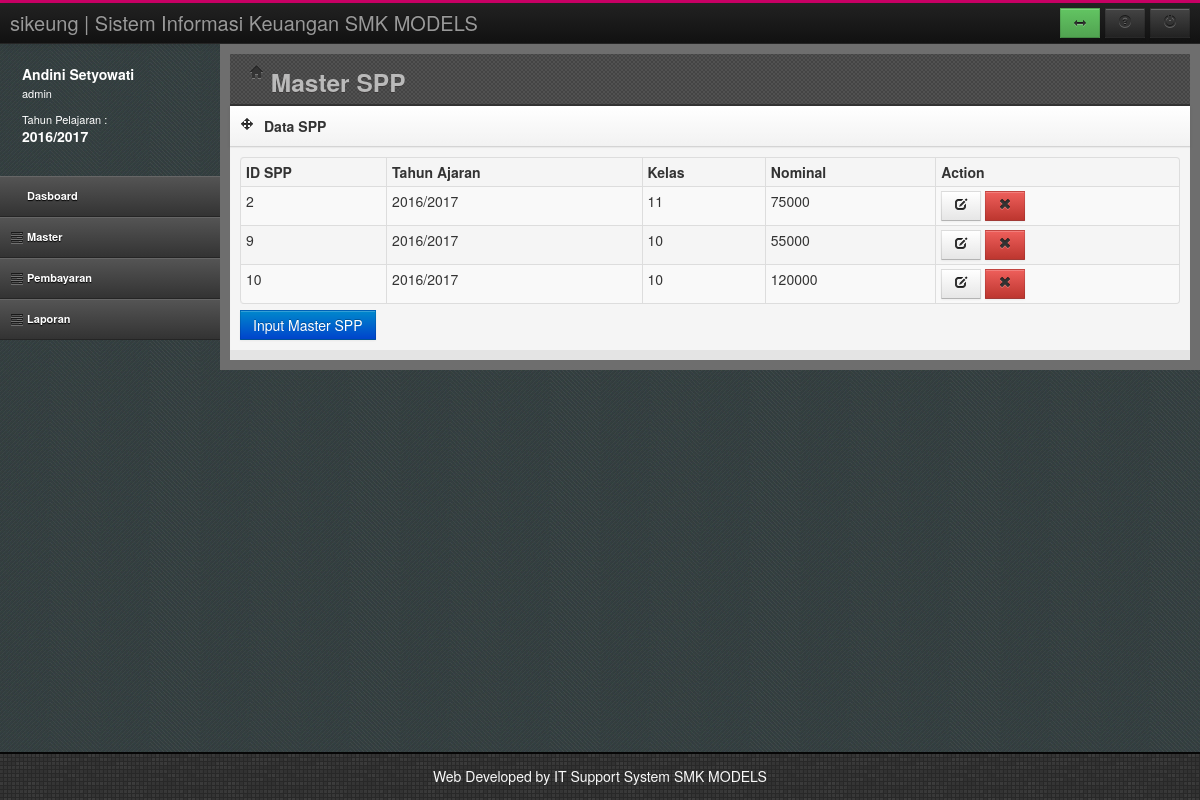
The app's page /index.php?page=spp (signed in) with its own data.
### tables this page shows
CREATE TABLE `tahunjar` (
  `TahunAkademik` varchar(20) NOT NULL,
  `Status` varchar(20) DEFAULT NULL,
  PRIMARY KEY (`TahunAkademik`)
);

CREATE TABLE `spp` (
  `kodespp` int(11) NOT NULL AUTO_INCREMENT,
  `TahunAjaran` varchar(40) DEFAULT NULL,
  `Kelas` varchar(11) DEFAULT NULL,
  `Nominal` int(11) DEFAULT NULL,
  PRIMARY KEY (`kodespp`)
);

### spp.php (the view, shortened to what this page needs)
<header class="head">
	<div class="main-bar">
		<h3><i class="icon-home"></i> Master SPP</h3>
	</div>
</header>
<div class="row-fluid">
	<div class="span12">
		<div class="box">
			<header>
				<div class="icons"><i class="icon-move"></i></div>
				<h5>Data SPP</h5>
			</header>
			<div id="collapse4" class="body">
				<table id="dataTable" class="table table-bordered table-condensed table-hover table-striped">
					<thead>
						<tr>
							<th>ID SPP</th>
                                                        <th>Tahun Ajaran</th>
							<th>Kelas</th>
							<th>Nominal</th>
							<th>Action</th>
						</tr>
					</thead>
					<tbody>
					<?php
					$sql = "Select * from spp where TahunAjaran='$TahunAktif'";
					$rw=mysql_query($sql);
					while($rs=mysql_fetch_array($rw))
					{
					?>
						<tr>
							<td><?php echo $rs[0]; ?></td>
							<td><?php echo $rs[1]; ?></td>
							<td><?php echo $rs[2]; ?></td>
                                                        <td><?php echo $rs[3]; ?></td>
							<td>
								<a href="?page=addspp&act=1&id=<?php echo $rs[0]; ?>"><button class="btn edit"><i class="icon-edit"></i></button></a>
								<a href="hapusspp.php?id=<?php echo $rs[0]; ?>"><button class="btn btn-danger remove"><i class="icon-remove"></i></button></a>
							</td>
						</tr>
					<?php
					}
					?>
					</tbody>
				</table>
				<a href="?page=addspp&act=0">
					<input type="submit" value="Input Master SPP" class="btn btn-primary">
				</a>
			</div>
		</div>
	</div>
</div>

### usersesion.php
<div class="media user-media hidden-phone">
	<div class="media-body hidden-tablet">
		<h5 class="media-heading"><?php echo $LogNamaUser;?></h5>
		<ul class="unstyled user-info">
			<li><?php echo $LogHak;?><br/><br/></li>
			<li>Tahun Pelajaran : <br/>
				<h5 class="media-heading"><?php echo $TahunAktif ;?></h5>
			</li>
		</ul>
	</div>
</div>

### assets/css/style.css (style rules this page uses)
html, body { height: 100%; }
.head { height: 40px; padding-bottom: 10px; *zoom: 1; }
.head:before, .head:after { display: table; content: ""; line-height: 0; }
.head:after { clear: both; }
.head .main-bar { margin-left: 20px; position: relative; }
#left .user-media { color: #fff; padding: 20px 0 20px 10px; }
#left .user-media .media-body { float: left; margin-left: 12px; }
#left .user-media .media-body h5 { margin-bottom: 3px; }
#left .user-media .media-body .user-info li { line-height: 13px; font-size: 11px; }
.head { background-color: #444444; background-image: url("../img/bg.png"); background-repeat: repeat; border-bottom: 2px solid #333333; }
.head .main-bar h3 { color: #BABABA; line-height: 29px; text-shadow: 0 1px 0 rgba(51, 47, 47, 0.6); }
.box { margin-bottom: 10px; position: relative; width: 100%; }
.box header { background-color: #fafafa; background-image: -moz-linear-gradient(top, #ffffff, #f2f2f2); background-image: -webkit-gradient(linear, 0 0, 0 100%, from(#ffffff), to(#f2f2f2)); background-image: -webkit-linear-gradient(top, #ffffff, #f2f2f2); background-image: -o-linear-gradient(top, #ffffff, #f2f2f2); background-image: linear-gradient(to bottom, #ffffff, #f2f2f2); background-repeat: repeat-x; filter: progid:DXImageTransform.Microsoft.gradient(startColorstr='#ffffffff', endColorstr='#fff2f2f2', GradientType=0); border-bottom: 1px solid #d4d4d4; -webkit-box-shadow: 0 1px 4px rgba(0, 0, 0, 0.065); -moz-box-shadow: 0 1px 4px rgba(0, 0, 0, 0.065); box-shadow: 0 1px 4px rgba(0, 0, 0, 0.065); *zoom: 1; }
.box header:before, .box header:after { display: table; content: ""; line-height: 0; }
.box header:after { clear: both; }
.box header .icons, .box header h5 { float: left; margin: 0; }
.box header .icons { float: left; display: block; padding: 10px 5px 10px 10px; }
.box header h5 { margin: 10px 0 10px 5px; }
.box .body, .box .block { padding: 10px; background-color: #F5F5F5; -webkit-box-shadow: inset 0 1px 1px rgba(0, 0, 0, 0.05); -moz-box-shadow: inset 0 1px 1px rgba(0, 0, 0, 0.05); box-shadow: inset 0 1px 1px rgba(0, 0, 0, 0.05); }
.btn { -webkit-border-radius: 0; -moz-border-radius: 0; border-radius: 0; }

### assets/css/responsive-tables.css (style rules this page uses)
table th { font-weight: bold; }
table td, table th { padding: 9px 10px; text-align: left; }

### records on screen
tahunjar: TahunAkademik "2016/2017"
spp: kodespp "2", TahunAjaran "2016/2017", Kelas "11", Nominal "75000"
spp: kodespp "9", TahunAjaran "2016/2017", Kelas "10", Nominal "55000"
spp: kodespp "10", TahunAjaran "2016/2017", Kelas "10", Nominal "120000"

### other values on screen
$LogNamaUser "Andini Setyowati"
$LogHak "admin"
